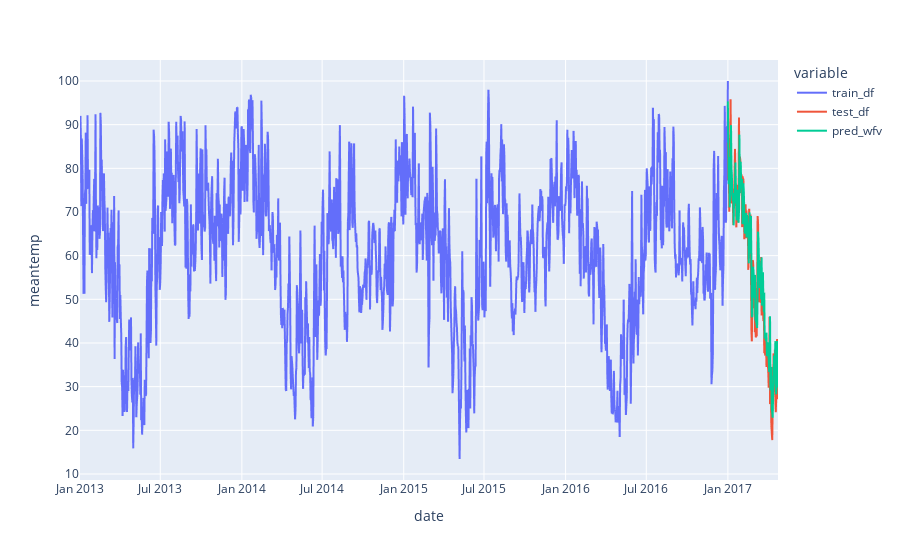
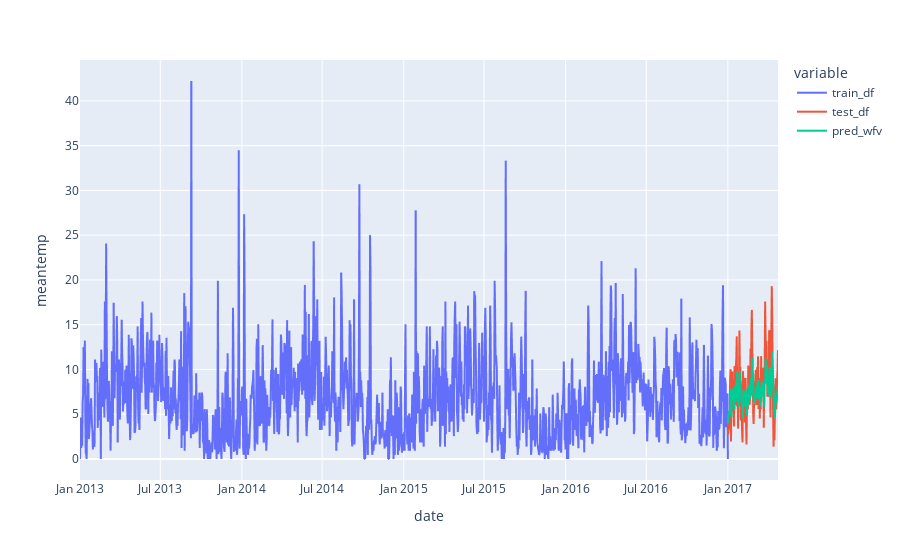
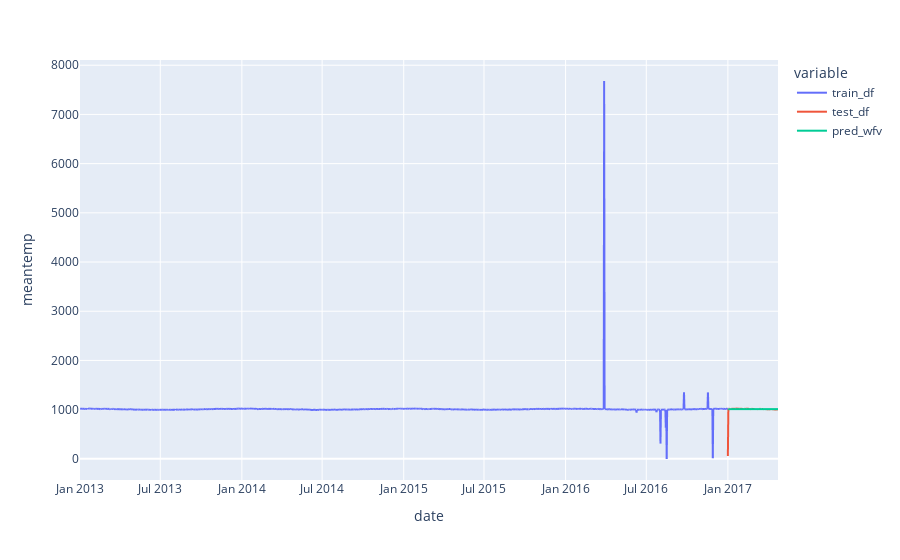

The cell these charts' notebook holds for them, in order:
### Markdown cell above
From the above plots

Humidity has a lag 16 with statistical significance,

Wind Speed has a lag 20 with statistical significance,

Mean Pressure has a lag 1 with statistical significance,

### Code cell
for col in train_df.columns[1:]:
    autoregressive_model(train_df=train_df, test_df=test_df, col=col, lag=None)

### Figure 1 — Plotly figure (JSON) as saved in the notebook; plotly's stock layout.template omitted (floating-point values rounded to 4 significant figures; data arrays with more than 128 entries replaced by an {"elided": "..."} marker saying what was removed)
{"data": [{"hovertemplate": "variable=train_df<br>date=%{x}<br>meantemp=%{y}<extra></extra>", "legendgroup": "train_df", "line": {"color": "#636efa", "dash": "solid"}, "marker": {"symbol": "circle"}, "mode": "lines", "name": "train_df", "showlegend": true, "type": "scattergl", "x": {"elided": "1575 str values"}, "xaxis": "x", "y": {"elided": "1575 float values"}, "yaxis": "y"}, {"hovertemplate": "variable=test_df<br>date=%{x}<br>meantemp=%{y}<extra></extra>", "legendgroup": "test_df", "line": {"color": "#EF553B", "dash": "solid"}, "marker": {"symbol": "circle"}, "mode": "lines", "name": "test_df", "showlegend": true, "type": "scattergl", "x": {"elided": "1575 str values"}, "xaxis": "x", "y": {"elided": "1575 float values"}, "yaxis": "y"}, {"hovertemplate": "variable=pred_wfv<br>date=%{x}<br>meantemp=%{y}<extra></extra>", "legendgroup": "pred_wfv", "line": {"color": "#00cc96", "dash": "solid"}, "marker": {"symbol": "circle"}, "mode": "lines", "name": "pred_wfv", "showlegend": true, "type": "scattergl", "x": {"elided": "1575 str values"}, "xaxis": "x", "y": {"elided": "1575 float values"}, "yaxis": "y"}], "layout": {"legend": {"title": {"text": "variable"}, "tracegroupgap": 0}, "margin": {"t": 60}, "xaxis": {"anchor": "y", "domain": [0, 1], "title": {"text": "date"}}, "yaxis": {"anchor": "x", "domain": [0, 1], "title": {"text": "meantemp"}}}}

### Figure 2 — Plotly figure (JSON) as saved in the notebook; plotly's stock layout.template omitted (floating-point values rounded to 4 significant figures; data arrays with more than 128 entries replaced by an {"elided": "..."} marker saying what was removed)
{"data": [{"hovertemplate": "variable=train_df<br>date=%{x}<br>meantemp=%{y}<extra></extra>", "legendgroup": "train_df", "line": {"color": "#636efa", "dash": "solid"}, "marker": {"symbol": "circle"}, "mode": "lines", "name": "train_df", "showlegend": true, "type": "scattergl", "x": {"elided": "1575 str values"}, "xaxis": "x", "y": {"elided": "1575 float values"}, "yaxis": "y"}, {"hovertemplate": "variable=test_df<br>date=%{x}<br>meantemp=%{y}<extra></extra>", "legendgroup": "test_df", "line": {"color": "#EF553B", "dash": "solid"}, "marker": {"symbol": "circle"}, "mode": "lines", "name": "test_df", "showlegend": true, "type": "scattergl", "x": {"elided": "1575 str values"}, "xaxis": "x", "y": {"elided": "1575 float values"}, "yaxis": "y"}, {"hovertemplate": "variable=pred_wfv<br>date=%{x}<br>meantemp=%{y}<extra></extra>", "legendgroup": "pred_wfv", "line": {"color": "#00cc96", "dash": "solid"}, "marker": {"symbol": "circle"}, "mode": "lines", "name": "pred_wfv", "showlegend": true, "type": "scattergl", "x": {"elided": "1575 str values"}, "xaxis": "x", "y": {"elided": "1575 float values"}, "yaxis": "y"}], "layout": {"legend": {"title": {"text": "variable"}, "tracegroupgap": 0}, "margin": {"t": 60}, "xaxis": {"anchor": "y", "domain": [0, 1], "title": {"text": "date"}}, "yaxis": {"anchor": "x", "domain": [0, 1], "title": {"text": "meantemp"}}}}

### Figure 3 — Plotly figure (JSON) as saved in the notebook; plotly's stock layout.template omitted (floating-point values rounded to 4 significant figures; data arrays with more than 128 entries replaced by an {"elided": "..."} marker saying what was removed)
{"data": [{"hovertemplate": "variable=train_df<br>date=%{x}<br>meantemp=%{y}<extra></extra>", "legendgroup": "train_df", "line": {"color": "#636efa", "dash": "solid"}, "marker": {"symbol": "circle"}, "mode": "lines", "name": "train_df", "showlegend": true, "type": "scattergl", "x": {"elided": "1575 str values"}, "xaxis": "x", "y": {"elided": "1575 float values"}, "yaxis": "y"}, {"hovertemplate": "variable=test_df<br>date=%{x}<br>meantemp=%{y}<extra></extra>", "legendgroup": "test_df", "line": {"color": "#EF553B", "dash": "solid"}, "marker": {"symbol": "circle"}, "mode": "lines", "name": "test_df", "showlegend": true, "type": "scattergl", "x": {"elided": "1575 str values"}, "xaxis": "x", "y": {"elided": "1575 float values"}, "yaxis": "y"}, {"hovertemplate": "variable=pred_wfv<br>date=%{x}<br>meantemp=%{y}<extra></extra>", "legendgroup": "pred_wfv", "line": {"color": "#00cc96", "dash": "solid"}, "marker": {"symbol": "circle"}, "mode": "lines", "name": "pred_wfv", "showlegend": true, "type": "scattergl", "x": {"elided": "1575 str values"}, "xaxis": "x", "y": {"elided": "1575 float values"}, "yaxis": "y"}], "layout": {"legend": {"title": {"text": "variable"}, "tracegroupgap": 0}, "margin": {"t": 60}, "xaxis": {"anchor": "y", "domain": [0, 1], "title": {"text": "date"}}, "yaxis": {"anchor": "x", "domain": [0, 1], "title": {"text": "meantemp"}}}}
